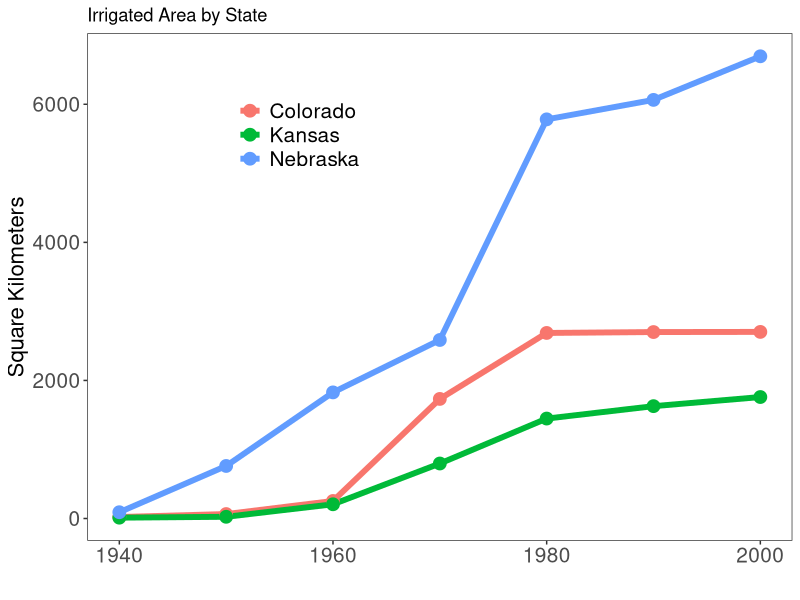

Reproduce this figure in R.
## ---- chunk 1
library(knitr)
opts_chunk$set(cache=FALSE, 
               fig.path='figure/9.1_rrcaArea/')
## ---- chunk 2
library(tidyverse)
## ---- chunk 3
rrcadata <- data.frame(year = seq(1940,2000,by=10),
                Colorado = c(5409,15900,62736,428009,664161,667351,667891),
                Kansas = c(2952,6080,50882,196831,357710,402132,434767),
                Nebraska=c(22427,188031,451385,638969,1428685,1498400,1654452))
rrcadata

# get overall expansion factor
rrcadata$total <- rrcadata$Colorado + rrcadata$Kansas + rrcadata$Nebraska
rrcadata$total[7]/rrcadata$total[1]
## ---- chunk 4
# longify
rrca.long <- gather(rrcadata, key = state, value = acres, Colorado:Nebraska)

# make a metric column
rrca.long$km_2 <- rrca.long$acres * 0.00404686
## ---- chunk 5
ggplot(rrca.long, aes(x=year, y = km_2, color = state)) +
  geom_line(lwd=2) + geom_point(cex=4) +
  theme_bw()+ ggtitle('Irrigated Area by State')+
  ylab('Square Kilometers') + xlab('')  +
  theme(axis.text=element_text(size=15),
        legend.key = element_blank(),
        legend.position = c(.3,.8),
        legend.title=element_blank(),
        legend.text=element_text(size=15),
        axis.title=element_text(size=16),        
        panel.grid.major = element_blank(),
        panel.grid.minor = element_blank(),
        panel.background = element_rect(fill = "transparent", colour = NA),
        plot.background = element_rect(fill = "transparent", colour = NA))
